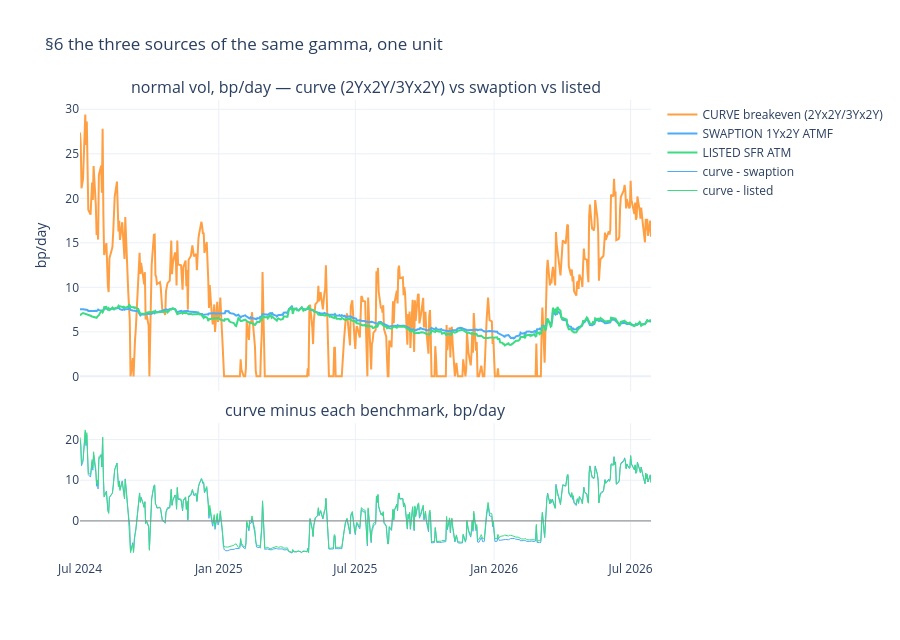

The cell this chart's notebook holds for it:
### Markdown cell above
## 6. The three vol series, and who is cheapest

All three in bp/day on one axis. The curve's breakeven is per-structure; the two
market vols are common to every structure on a given date.

### Code cell
_lbl = "2Yx2Y/3Yx2Y"
_s = THREE.xs(_lbl, level="structure")
_s = _s[_s["usable"].to_numpy(bool)]
_fig = make_subplots(rows=2, cols=1, shared_xaxes=True, vertical_spacing=0.07,
                     row_heights=[0.68, 0.32],
                     subplot_titles=(f"normal vol, bp/day — curve ({_lbl}) vs swaption vs listed",
                                     "curve minus each benchmark, bp/day"))
_cv = _s["curve_bp_day"].replace([np.inf, -np.inf], np.nan)
_fig.add_trace(go.Scatter(x=_s.index, y=_cv, name=f"CURVE breakeven ({_lbl})",
                          line=dict(color="#ff9f43", width=2)), row=1, col=1)
_fig.add_trace(go.Scatter(x=_s.index, y=_s["swaption_bp_day"], name="SWAPTION 1Yx2Y ATMF",
                          line=dict(color="#4dabf7", width=2)), row=1, col=1)
_fig.add_trace(go.Scatter(x=_s.index, y=_s["listed_bp_day"], name="LISTED SFR ATM",
                          line=dict(color="#3ddc84", width=2)), row=1, col=1)
_fig.add_trace(go.Scatter(x=_s.index, y=-_s["cheapness_vs_swaption_bp_day"],
                          name="curve - swaption", line=dict(color="#4dabf7", width=1)),
               row=2, col=1)
_fig.add_trace(go.Scatter(x=_s.index, y=-_s["cheapness_vs_listed_bp_day"],
                          name="curve - listed", line=dict(color="#3ddc84", width=1)),
               row=2, col=1)
_fig.add_hline(y=0, line=dict(color="#888", width=1), row=2, col=1)
_fig.update_layout(height=640, template="plotly_white",
                   title="§6 the three sources of the same gamma, one unit")
_fig.update_yaxes(title_text="bp/day", row=1, col=1)
_fig.show()
print("Note: never_cheap days carry breakeven = +inf and are BLANK in the top panel")
print(f"      by design ({int(np.isposinf(_s['curve_bp_day'].to_numpy(float)).sum())} of "
      f"{len(_s)} days here). They are ranked 3rd of 3, not dropped.")

### Figure 1 — Plotly figure (JSON) as saved in the notebook; plotly's stock layout.template omitted (floating-point values rounded to 4 significant figures; data arrays with more than 128 entries replaced by an {"elided": "..."} marker saying what was removed)
{"data": [{"line": {"color": "#ff9f43", "width": 2}, "name": "CURVE breakeven (2Yx2Y/3Yx2Y)", "type": "scatter", "x": {"elided": "517 str values"}, "xaxis": "x", "y": {"elided": "517 float values"}, "yaxis": "y"}, {"line": {"color": "#4dabf7", "width": 2}, "name": "SWAPTION 1Yx2Y ATMF", "type": "scatter", "x": {"elided": "517 str values"}, "xaxis": "x", "y": {"elided": "517 float values"}, "yaxis": "y"}, {"line": {"color": "#3ddc84", "width": 2}, "name": "LISTED SFR ATM", "type": "scatter", "x": {"elided": "517 str values"}, "xaxis": "x", "y": {"elided": "517 float values"}, "yaxis": "y"}, {"line": {"color": "#4dabf7", "width": 1}, "name": "curve - swaption", "type": "scatter", "x": {"elided": "517 str values"}, "xaxis": "x2", "y": {"elided": "517 float values"}, "yaxis": "y2"}, {"line": {"color": "#3ddc84", "width": 1}, "name": "curve - listed", "type": "scatter", "x": {"elided": "517 str values"}, "xaxis": "x2", "y": {"elided": "517 float values"}, "yaxis": "y2"}], "layout": {"annotations": [{"font": {"size": 16}, "showarrow": false, "text": "normal vol, bp/day — curve (2Yx2Y/3Yx2Y) vs swaption vs listed", "x": 0.5, "xanchor": "center", "xref": "paper", "y": 1.0, "yanchor": "bottom", "yref": "paper"}, {"font": {"size": 16}, "showarrow": false, "text": "curve minus each benchmark, bp/day", "x": 0.5, "xanchor": "center", "xref": "paper", "y": 0.2976, "yanchor": "bottom", "yref": "paper"}], "height": 640, "shapes": [{"line": {"color": "#888", "width": 1}, "type": "line", "x0": 0, "x1": 1, "xref": "x2 domain", "y0": 0, "y1": 0, "yref": "y2"}], "title": {"text": "§6 the three sources of the same gamma, one unit"}, "xaxis": {"anchor": "y", "domain": [0.0, 1.0], "matches": "x2", "showticklabels": false}, "xaxis2": {"anchor": "y2", "domain": [0.0, 1.0]}, "yaxis": {"anchor": "x", "domain": [0.3676, 1.0], "title": {"text": "bp/day"}}, "yaxis2": {"anchor": "x2", "domain": [0.0, 0.2976]}}}
